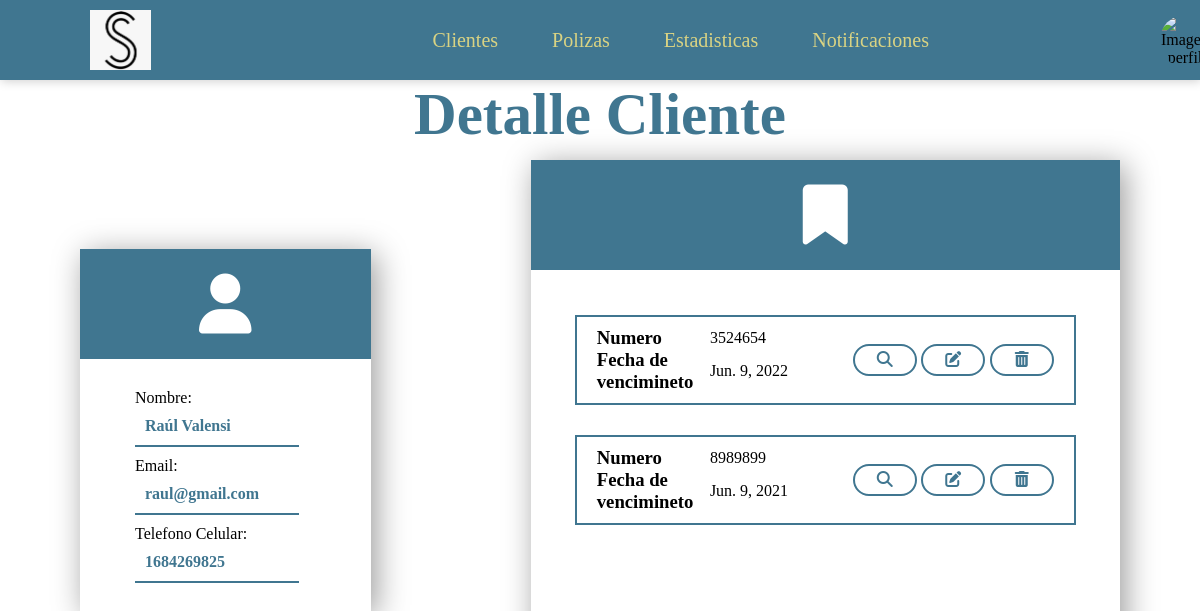
The app's page /clientes/3/, older data.
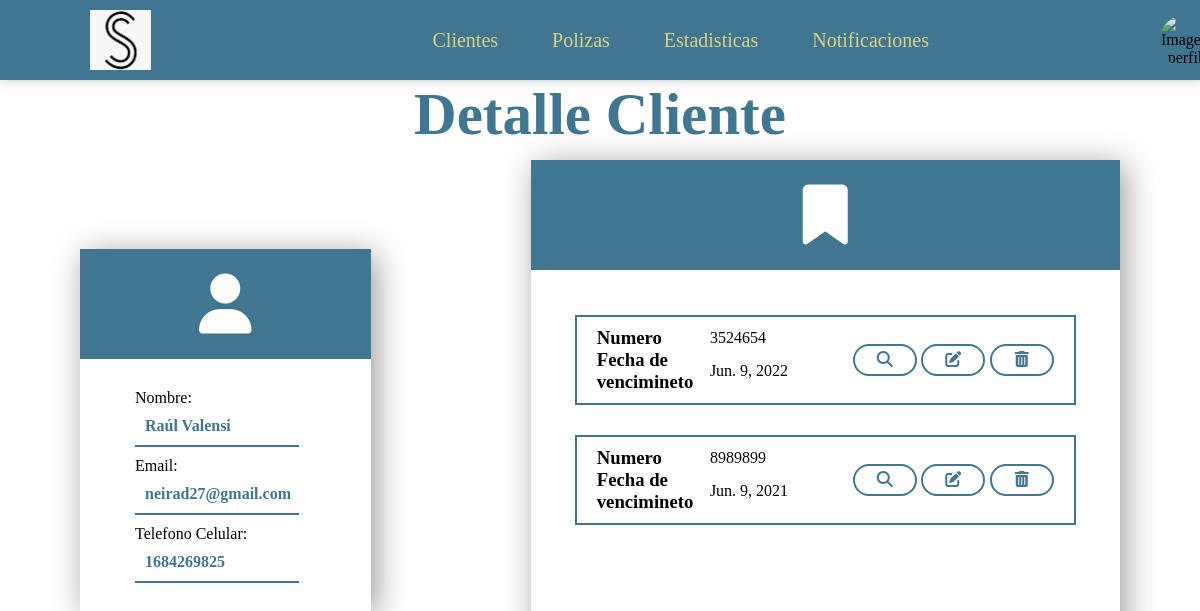
The same page, newer data.
### Clientes/models.py (models this page shows, shortened)
class Cliente (models.Model):
    nombre = models.CharField(max_length=30)
    ap_paterno = models.CharField(max_length=30)
    ap_materno = models.CharField(max_length=30)
    fecha_nacimiento = models.DateField(null=True, blank=True)
    email = models.EmailField(null=True, blank=True, default="")
    num_celular = models.CharField(max_length=10)
    num_fijo = models.CharField(max_length=10, null=True, blank=True, default="")
    codigo_postal = models.CharField(max_length=5, null=True, blank=True, default="")
    colonia = models.CharField(max_length=30)
    direccion = models.CharField(max_length=30)
    rfc = models.CharField(max_length=30, null=True, blank=True, default="")
    fecha_registro = models.DateField()
    agente = models.ForeignKey(Agente, on_delete=models.CASCADE)
    status = models.ForeignKey(Status, on_delete=models.CASCADE)

### Clientes/views.py (the view)
# urls.py: path('<int:id_cliente>/',views.detalle,name='detalle'),
def detalle(request, id_cliente):
    cliente = Cliente.objects.get(pk=id_cliente)
    polizas = Poliza.objects.filter(cliente = id_cliente)
    context ={
        'cliente':cliente,
        'poliza':polizas
        }
    return render(request, 'detalle.html', context)

### Clientes/templates/detalle.html (shortened to what this page needs)
{%extends "header.html"%}
{% block content %}
<div class="title-general">
	<h1>Detalle Cliente</h1>
</div>
	<section class=" aling-general">
		<div class="container">
			<div class="content1">
				<i class="fas fa-user"></i>
			</div>
			<div class="content4">
				<p class="text">Nombre:</p>
				<p class="date-text"><strong> {{cliente.nombre}} {{cliente.ap_paterno}}</strong></p>
				<p class="text">Email:</p>
				<p class="date-text"><strong>{{cliente.email}}</strong></p>
				<p class="text">Telefono Celular:</p>
				<p class="date-text"><strong>{{cliente.num_celular}}</strong></p>
				<br />
			</div>
		</div>
		<div class="container2">
			<div class="content1">
				<i class="fas fa-bookmark"></i>
			</div>
			<div class="content4 nocontent">
                <div class="body-general">
					<div class="body">
						{% for polizas in poliza%}
						<div class="content">
							<div class="data">
								<div class="data-section">
									<h3>Numero</h3>
									<p>{{polizas.num_poliza}}</p>
								</div>
								<div class="data-section">
									<h3>Fecha de vencimineto</h3>
									<p>{{polizas.fecha_termino}}</p>
								</div>
							</div>
							<a href="{% url 'Clientes:vista_poliza' polizas.id %}"><i class="fas fa-search"></i></a>
							<a href="{% url 'Clientes:editar_poliza' polizas.id %}"><i class="fas fa-edit"></i></a>
							<a href="{% url 'Clientes:eliminar_poliza' polizas.id %}"><i class="fas fa-trash-alt"></i></a>
						</div>
						{% endfor%}
					</div>
				</div>
			</div>
		</div>
	</section>
    {% endblock %}

Row changes from the older to the newer data that the page shows:
changed Cliente "Raúl": email "raul@gmail.com" → "neirad27@gmail.com"
